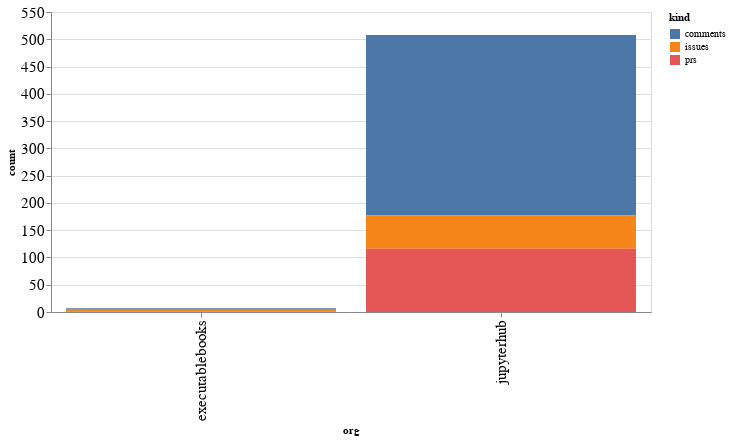

This figure's notebook cell:
### Code cell
alt.Chart(org_summaries, width=600).mark_bar().encode(
    x='org',
    y='count',
    color='kind',
    tooltip="org"
)

### Figure 1 — Vega-Lite specification as saved in the notebook (floating-point values rounded to 4 significant figures)
{"config": {"axisLeft": {"labelFontSize": 15}, "axisBottom": {"labelFontSize": 15}}, "data": {"name": "data-e2cb7b50ed052a4f5260d02327dbbb98"}, "mark": "bar", "encoding": {"color": {"type": "nominal", "field": "kind"}, "tooltip": {"type": "nominal", "field": "org"}, "x": {"type": "nominal", "field": "org"}, "y": {"type": "quantitative", "field": "count"}}, "width": 600, "$schema": "https://vega.github.io/schema/vega-lite/v4.8.1.json", "datasets": {"data-e2cb7b50ed052a4f5260d02327dbbb98": [{"org": "executablebooks", "kind": "comments", "count": 3}, {"org": "executablebooks", "kind": "issues", "count": 3}, {"org": "executablebooks", "kind": "prs", "count": 1}, {"org": "jupyterhub", "kind": "comments", "count": 331}, {"org": "jupyterhub", "kind": "issues", "count": 61}, {"org": "jupyterhub", "kind": "prs", "count": 116}]}}
